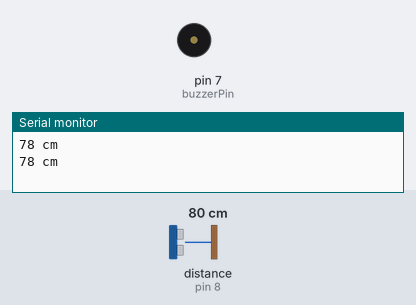
Bench run of a sketch on a simulated Arduino Uno, built with avr-gcc and run on an emulated ATmega328P. Parts: buzzer (waves = sounding), the last lines printed to the serial monitor. Wiring (inferred from the names in the program): ultrasonic range finder: trigger pin 9; echo pin 8. Inputs (shaded band) come from the test bench; at power-on: distance to the obstacle (sensor on pin 8) 80 cm. The echo pulse lasts 58.3 µs per cm.

Above: at 1.01 s.
1.5 s: distance to the obstacle (sensor on pin 8) set to 5 cm
4.7 s: distance to the obstacle (sensor on pin 8) set to 2 cm
At 5.8 s:
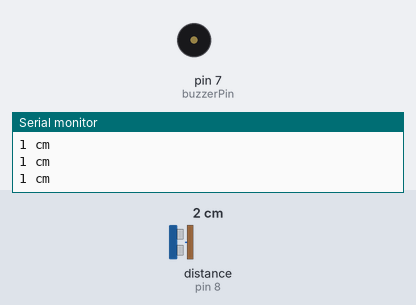
6.2 s: distance to the obstacle (sensor on pin 8) set to 4 cm
At 6.32 s:
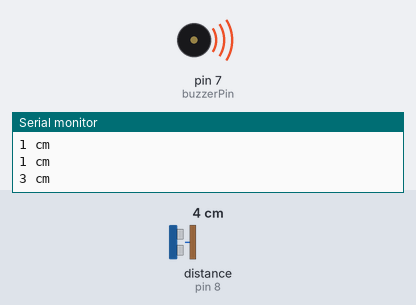
Timing chart, 0 to 15.4 s (numbered marks = the images above; inputs shaded):
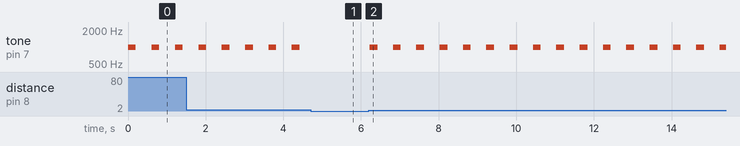

The sketch:

obstacle_alert.ino
```cpp
const int trigPin = 9;
const int echoPin = 8;
const int buzzerPin = 7;

void setup() {
  Serial.begin(9600);
  pinMode(trigPin, OUTPUT);
  pinMode(echoPin, INPUT);
  pinMode(buzzerPin, OUTPUT);
}

void loop() {
  // Trigger sensor
  digitalWrite(trigPin, LOW);
  delayMicroseconds(2);
  digitalWrite(trigPin, HIGH);
  delayMicroseconds(10);
  digitalWrite(trigPin, LOW);

  // Calculate distance
  long duration = pulseIn(echoPin, HIGH);
  long cm = duration * 0.034 / 2;

  Serial.print(cm);
  Serial.println(" cm");

  // Buzzer on if object is within 400cm
  if (cm < 400 && cm > 2) {
    tone(buzzerPin, 1000);
    delay(200);
    noTone(buzzerPin);
    delay(200);
  } else {
    noTone(buzzerPin);
  }
  delay(200);
}
```

Measured:
- the behaviour switches between 4 and 3 cm on distance to the obstacle (sensor on pin 8) (found by bisection; images 0 and 1)
- after the input at 4.7 s, tone on pin 7 (buzzerPin): stops changing and stays silent
- after the input at 6.2 s, tone on pin 7 (buzzerPin): alternates 1000 Hz for 0.20 s and silent for 0.40 s, starting at once
- by itself, tone on pin 7 (buzzerPin): alternates 1000 Hz for 0.20 s and silent for 0.40 s
